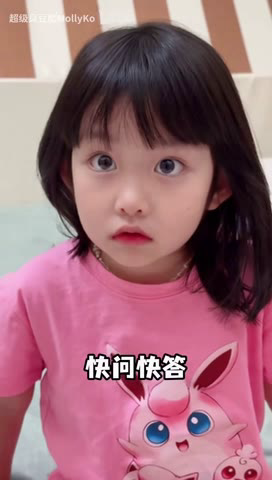
#> input picture frame 15 of chap5/t6/slow.mp4, 272 x 480 px, given in place of sample.mp4, which was not available
$ python video_cartoon.py
#> lines starting #> are read from the running program, lines starting #| are printed output that depends on the picture; after the words box and inside, x2 and y2 are one past the last pixel; in counts of white or black regions, pixels touching at a corner belong together; pictures that were not available may be replaced by others from this repository, and a replacement may not be noted
#> in main, frame is the input picture: shape (480, 272, 3); mean B, G, R 118.5, 107.7, 155.9
#| rval=True
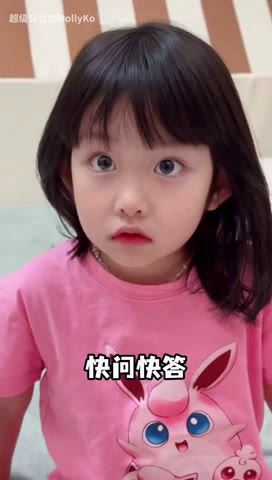
#> input picture frame 16 of chap5/t6/slow.mp4, 272 x 480 px, given in place of sample.mp4, which was not available
#> in main, frame is the input picture: shape (480, 272, 3); mean B, G, R 118.4, 107.7, 155.7
import cv2

#5-15　视频人物漫画效果
def cartoon_style(img_rgb):
    img_color = img_rgb
    img_gray = cv2.cvtColor(img_rgb, cv2.COLOR_RGB2GRAY) #转换为灰度图
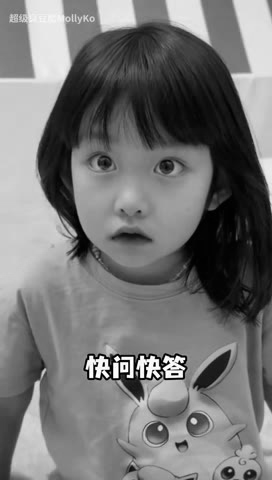
#> img_gray: shape (480, 272); min 0, max 255, mean 116.3
    img_blur = cv2.medianBlur(img_gray, 7) #中值滤波
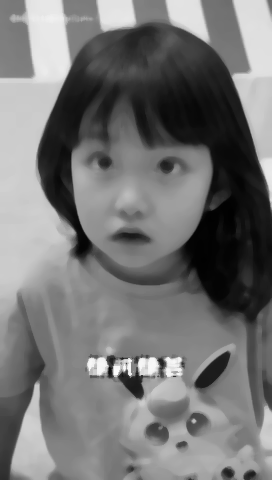
#> img_blur: shape (480, 272); min 1, max 251, mean 116.9
    # 检测到边缘并且增强其效果
    img_edge = cv2.adaptiveThreshold(img_blur, 255, cv2.ADAPTIVE_THRESH_MEAN_C, cv2.THRESH_BINARY, blockSize=9, C=2) #二值化
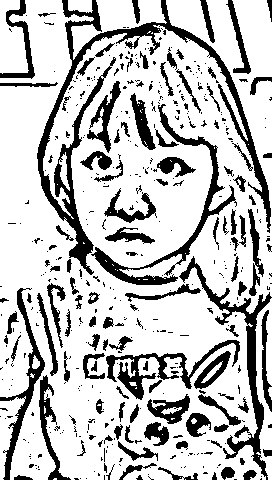
#> img_edge: shape (480, 272); 76% white; 454 black regions (337 under 20 px), largest, box (x1, y1, x2, y2) and area: (37, 0, 271, 275) 6405, (179, 256, 272, 480) 2545, (91, 104, 237, 285) 2421
    # 转换回彩色图像
    img_edge = cv2.cvtColor(img_edge, cv2.COLOR_GRAY2RGB)
    img_cartoon = cv2.bitwise_and(img_color, img_edge) #叠加
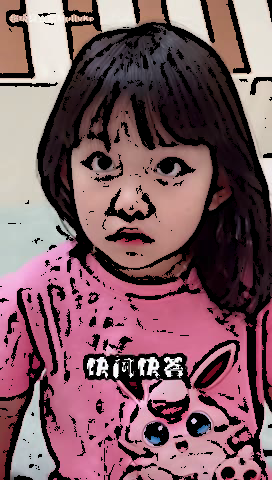
#> img_cartoon: shape (480, 272, 3); mean B, G, R 99.1, 91.3, 127
    return img_cartoon

def main():
    vc = cv2.VideoCapture('..\sample.mp4')
    if vc.isOpened():  # 判断是否正常打开
        rval, frame = vc.read()
    else:
        rval = False
    print("rval=" + str(rval))

    while rval:  # 循环读取视频帧
        rval, frame = vc.read()
        try:
            frame = cartoon_style(frame)
            cv2.imshow("cartoon", frame)
            cv2.waitKey(1)
        except: #最后一帧为None，添加异常捕获
            print(frame)
            exit(0)
    vc.release()

if __name__ == '__main__':
    main()

$ run again, starting later in the video
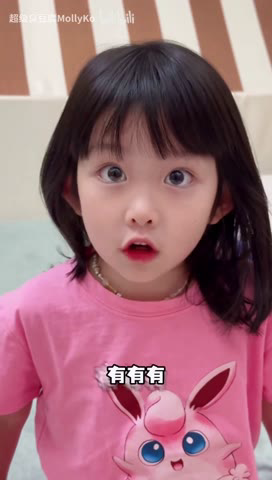
#> input picture frame 67 of chap5/t6/slow.mp4, 272 x 480 px, given in place of sample.mp4, which was not available
#> in main, frame is the input picture: shape (480, 272, 3); mean B, G, R 119.7, 109.7, 157.4
#| rval=True
#> in cartoon_style, `img_edge = cv2.adaptiveThreshold(img_blur, 255, cv2.ADAPTIVE_THRESH_ME..`:
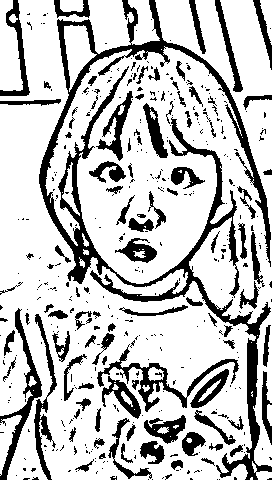
#> img_edge: shape (480, 272); 76.1% white; 416 black regions (318 under 20 px), largest, box (x1, y1, x2, y2) and area: (39, 0, 272, 480) 12173, (97, 344, 239, 412) 1422, (0, 308, 42, 480) 1292
#> in cartoon_style, `img_cartoon = cv2.bitwise_and(img_color, img_edge)`:
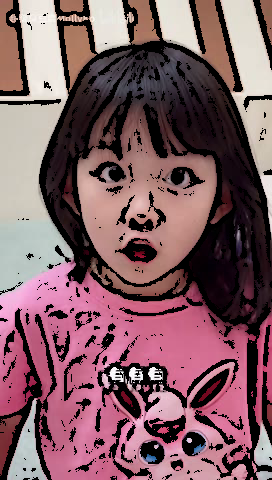
#> img_cartoon: shape (480, 272, 3); mean B, G, R 99.9, 92.9, 128

$ run again, starting later in the video
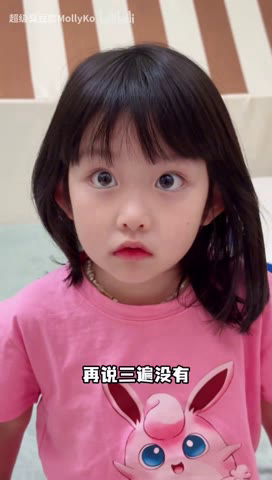
#> input picture frame 120 of chap5/t6/slow.mp4, 272 x 480 px, given in place of sample.mp4, which was not available
#> in main, frame is the input picture: shape (480, 272, 3); mean B, G, R 119.2, 109.5, 156.8
#| rval=True
#> in cartoon_style, `img_edge = cv2.adaptiveThreshold(img_blur, 255, cv2.ADAPTIVE_THRESH_ME..`:
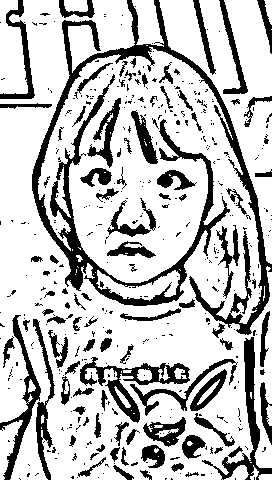
#> img_edge: shape (480, 272); 75.5% white; 432 black regions (330 under 20 px), largest, box (x1, y1, x2, y2) and area: (32, 0, 272, 335) 10904, (80, 357, 190, 423) 1714, (202, 337, 272, 480) 1559
#> in cartoon_style, `img_cartoon = cv2.bitwise_and(img_color, img_edge)`:
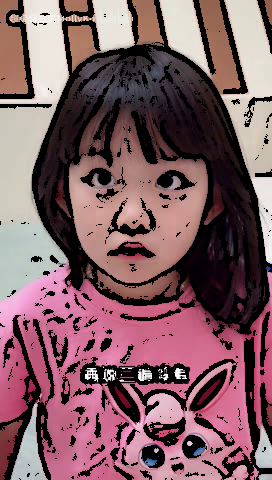
#> img_cartoon: shape (480, 272, 3); mean B, G, R 99.6, 92.6, 127.4
